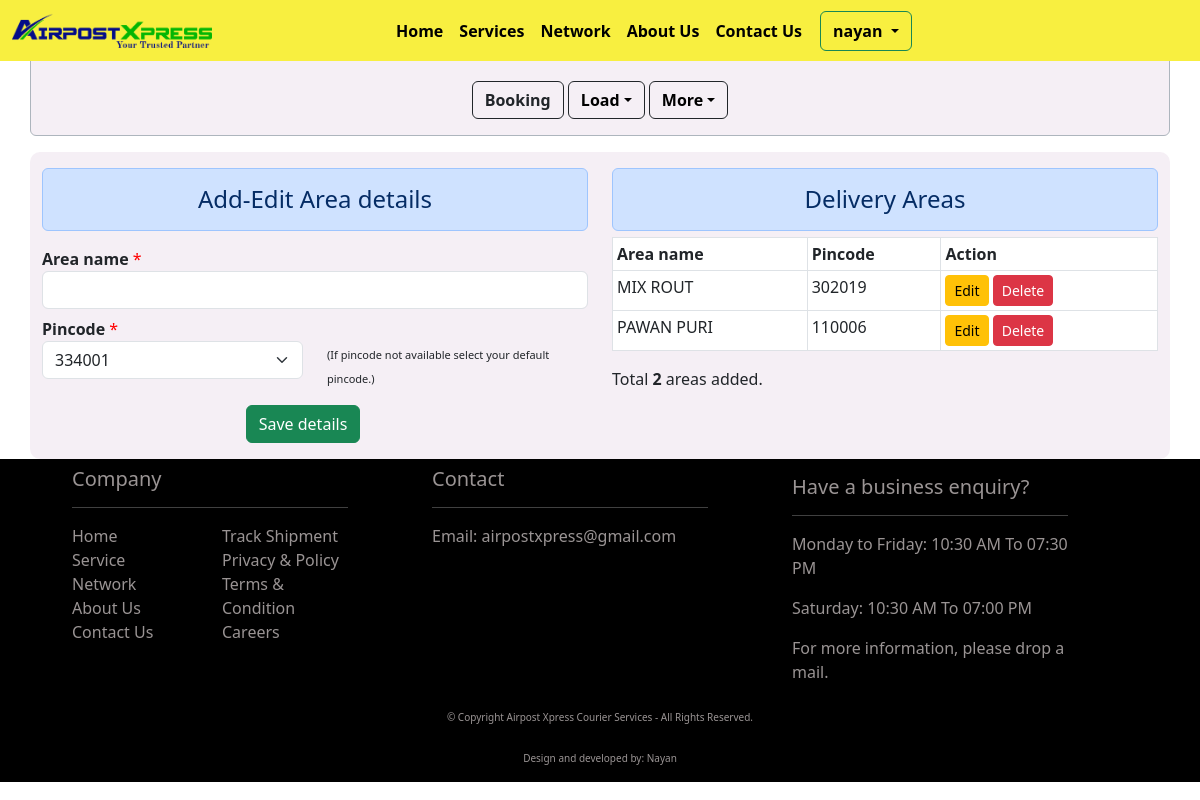
Screenshot of /area_master (signed in) with the database file from the repository.
### api/models.py (models this page shows, shortened)
class AreaMaster(models.Model):
    area_name = models.CharField(max_length=350, blank=False, null=True)
    pincode = models.ForeignKey(BranchNetwork, on_delete=models.CASCADE, blank=False, null=True, related_name="pin_code")
    user = models.ForeignKey(User, on_delete=models.CASCADE, blank=False, null=True, related_name="user_details")
    created_at = models.DateTimeField(auto_now_add=True, null=True)
    class Meta:
        verbose_name_plural = "Area Master"

class BranchNetwork(models.Model):
    user = models.ForeignKey(User, on_delete=models.CASCADE, blank=False, null=True)
    branch_name = models.CharField(max_length=256)
    contact_person = models.CharField(max_length=256, null=True, blank=True)
    branch_incharge_number = models.BigIntegerField()
    office_number = models.BigIntegerField(null=True, blank=True)
    office_lane_line_number = models.CharField(max_length=25, null=True, blank=True)
    email = models.EmailField(max_length=256, blank=True, null=True)
    pincode = models.IntegerField(unique=True)
    country = models.ForeignKey(Country, on_delete=models.CASCADE, null=True, blank=False)
    state = models.ForeignKey(State, on_delete=models.CASCADE, null=False, blank=False, default="")
    zone = models.ForeignKey(Destination, on_delete=models.CASCADE)
    area_name = models.CharField(max_length=256, null=True, blank=True)
    address = models.TextField(blank=True, null=True)
    status = models.CharField(max_length=256, choices=OFFICE_NETWORKS)
    class Meta:
        verbose_name_plural = "Branch network master"

### api/views.py (the view)
# urls.py: path(r"area_master", area_master, name="area_master"),
@login_required(login_url="login_auth")
def area_master(request):
    areas = AreaMaster.objects.filter(user=request.user)
    pincodes = BranchNetwork.objects.all()
    total_areas = len(areas)
    context = {"areas": areas, "total_areas": total_areas, "pincodes": pincodes}
    return render(request, "area_master.html", context)

### api/templates/area_master.html (shortened to what this page needs)
{% extends 'base.html' %}{% load static %}{% block title %}Area master{% endblock title %}{% block content %}
<div class="container back_color">
    <div class="row">
        <div class="col-md-6 mt-3 border-dark">
            <h4 class="alert alert-primary text-center">Add-Edit Area details</h4>
            <form action="{% url 'save_area_master' %}" method="post">
                <label for="area_name"><b>Area name</b>
                    <span class="red_color">*</span>
                </label>
                <input type="text" id="area_name" name="area_name" class="form-control" required autofocus>
                <div class="row">
                    <div class="col-md-6 mt-2">
                        <label for="pincode"><b>Pincode</b>
                            <span class="red_color">*</span>
                        </label>
                        <select class="form-select mb-0" name="pincode" id="pincode" aria-label="Default select example" required>
                            {% for pincode in pincodes %}
                            <option value="{{ pincode.id }}">{{ pincode.pincode }}</option>
                            {% endfor %}
                        </select>
                    </div>
                    <div class="col-md-6 mt-2">
                        <label for="pincode"><b></b>
                            <span style="font-size: 11px;"><br>(If pincode not available select your default pincode.)</span>
                        </label>
                    </div>
                    <div class="row">
                        <div class="col-12 text-center mt-3 mb-3">
                            <button type="submit" class="btn btn-success">Save details</button>
                        </div>
                    </div>
                </div>
            </form>
        </div>
        <div class="col-md-6 mt-3">
            <h4 class="alert alert-primary text-center" tabindex="0">Delivery Areas</h4>
            <div class="table-responsive">
                <table class="table table-hover table-bordered table-sm booked_data">
                    <thead>
                        <tr>
                            <th scope="col">Area name</th>
                            <th scope="col">Pincode</th>
                            <th scope="col">Action</th>
                        </tr>
                    </thead>
                    <tbody id="tbody">
                        {% for area in areas %}
                        <tr>
                            <td>{{ area.area_name }}</td>
                            <td>{{ area.pincode.pincode }}</td>
                            <td>
                                <input type="button" class="btn btn-warning btn-sm edit-btn" id="edit_area" value="Edit" data-sid="{{ area.id }}">
                                <input type="button" class="btn btn-danger btn-sm del-btn" id="delete_area" value="Delete" data-sid="{{ area.id }}">
                            </td>
                        </tr>
                        {% endfor %}
                    </tbody>
                </table>
            </div>
            <div class="text-start">
                <p id="total_areas">Total <b>{{ total_areas }}</b> areas added.</p>
            </div>
        </div>
    </div>
</div>
{% include 'area_ajax.html' %} {% endblock content %}

### api/templates/base.html (shortened to what this page needs)
<!DOCTYPE html>
<html lang="en">
<head>
    <meta name="viewport" content="width=device-width, initial-scale=1.0"> {% load static %}
    <link rel="stylesheet" href="{% static 'css\\index.css' %}">
    <link rel="stylesheet" href="{% static 'css\\tracking.css' %}">
    <link rel="stylesheet" href="{% static 'css\\dashboard.css' %}">
    <link href="https://cdn.jsdelivr.net/npm/bootstrap@5.3.0-alpha1/dist/css/bootstrap.min.css" rel="stylesheet">
    <link rel="stylesheet" href="https://cdnjs.cloudflare.com/ajax/libs/bootstrap-datepicker/1.9.0/css/bootstrap-datepicker.min.css" />
    <link rel="stylesheet" href="https://cdn.jsdelivr.net/npm/bootstrap-icons@1.10.3/font/bootstrap-icons.css">
</head>
<body>
    <nav class="navbar navbar-expand-lg navbar-default nav_color_spec fixed-top">
        <div class="container-fluid">
            <a class="navbar-brand" href="{% url 'home' %}">
                <img src="{% static 'img/airpost_logo.png' %}" alt="Airpost Xpress" class="img-fluid" id="nav_img">
            </a>
            <div class="collapse navbar-collapse" id="navbarSupportedContent">
                <div class="menu_btn">
                    <ul class="navbar-nav me-auto mb-2 mb-lg-0">
                        <li class="nav-item">
                            <a class="nav-link active hover-underline-animation" aria-current="page" href="{% url 'home' %}">Home</a>
                        </li>
                        <li class="nav-item">
                            <a class="nav-link hover-underline-animation" aria-current="page" href="{% url 'services' %}">Services</a>
                        </li>
                        <li class="nav-item">
                            <a class="nav-link hover-underline-animation" aria-current="page" href="{% url 'network' %}">Network</a>
                        </li>
                        <li class="nav-item">
                            <a class="nav-link hover-underline-animation" aria-current="page" href="{% url 'about_us' %}">About Us</a>
                        </li>
                        <li class="nav-item">
                            <a class="nav-link hover-underline-animation" aria-current="page" href="{% url 'ContactUS' %}">Contact Us</a>
                        </li>
                        {% if user.is_authenticated %}
                        <div class="btn-group">
                            <button type="button" class="btn btn-outline-success dropdown-toggle nav_login_btn" data-bs-toggle="dropdown" aria-expanded="false">
                                {{ user.username }}
                            </button>
                        </div>
                        {% else %}
                        <li class="nav-item">
                            <a class="btn btn-outline-success nav_login_btn" aria-current="page" href="{% url 'login_auth' %}">Login</a>
                        </li>
                        {% endif %}
                    </ul>
                </div>
            </div>
        </div>
    </nav>
    {% if user.is_authenticated %}
    <div class="container mt-5 alert alert-dark back_color">
        <div class="row justify-content-center">
            <div class="col-md-6 text-center">
                <a href="{% url 'booking_dashboard' %}" class="text-decoration-none btn btn-outline-dark mt-3"><b>Booking</b></a>
                <div class="btn-group">
                    <button type="button" class="btn btn-outline-dark mt-3 dropdown-toggle nav_login_btn mx-0" data-bs-toggle="dropdown" aria-expanded="false">Load</button>
                </div>
                <div class="btn-group">
                    <button type="button" class="btn btn-outline-dark mt-3 dropdown-toggle nav_login_btn mx-0" data-bs-toggle="dropdown" aria-expanded="false">More</button>
                </div>
            </div>
        </div>
    </div>
    {% endif %}
    {% block content %} {% endblock content %}
    <div class="container-fluid bg-black">
        <div class="row justify-content-evenly">
            <div class="col-md-3 mb-5">
                <h5 class="link-text-decor pt-2">Company</h5>
                <hr class="bold-lines">
                <div class="row">
                    <div class="col-6">
                        <a href="{% url 'home' %}" class="link-text-decor mt-5">Home</a><br>
                        <a href="{% url 'services' %}" class="link-text-decor mt-5">Service</a><br>
                        <a href="{% url 'network' %}" class="link-text-decor mt-5">Network</a><br>
                        <a href="{% url 'about_us' %}" class="link-text-decor">About Us</a><br>
                        <a href="{% url 'ContactUS' %}" class="link-text-decor">Contact Us</a><br>
                    </div>
                    <div class="col-6">
                        <a href="tracking" class="link-text-decor">Track Shipment</a><br>
                        <a href="" class="link-text-decor">Privacy & Policy</a><br>
                        <a href="" class="link-text-decor">Terms & Condition</a><br>
                        <a href="" class="link-text-decor">Careers</a><br>
                    </div>
                </div>
            </div>
            <div class="col-md-3">
                <h5 class="link-text-decor pt-2">Contact</h5>
                <hr class="bold-lines">
                <a href="mailto:airpostxpress@gmail.com" class="link-text-decor">Email: airpostxpress@gmail.com</a>
            </div>
            <div class="col-md-3">
                <h5 class="link-text-decor pt-3">Have a business enquiry?</h5>
                <hr class="bold-lines">
                <p class="link-text-decor">Monday to Friday: 10:30 AM To 07:30 PM</p>
                <p class="link-text-decor">Saturday: 10:30 AM To 07:00 PM</p>
                <p class="link-text-decor">For more information, please drop a mail.</p>
            </div>
            <br>
            <p class="link-text-decor text-center sm_in_sm">&#169; Copyright {{ today_date }} Airpost Xpress Courier Services - All Rights Reserved.</p>
            <p class="link-text-decor text-center sm_in_sm">Design and developed by: Nayan</p>
        </div>
    </div>
</body>
</html>

### api/static/css/index.css (style rules this page uses)
#nav_img { width: 200px; }
.menu_btn { padding-left: 160px; font-weight: bold; }
.nav_login_btn { color: black !important; font-weight: bold !important; margin-left: 10px !important; }
.hover-underline-animation { display: inline-block; position: relative; color: #000000 !important; }
.hover-underline-animation:after { content: ''; position: absolute; width: 100%; transform: scaleX(0); height: 2px; bottom: 0; left: 0; background-color: #07c627; transform-origin: bottom right; transition: transform 0.25s ease-out; }
.bold-lines { font-weight: bolder; color: white; }
.link-text-decor { text-decoration: none; color: rgb(154, 148, 148); }
.nav_color_spec { background: rgb(248, 239, 64); }
@media screen and (max-width: 1200px) { .sm_in_sm { padding-top: 10px; font-size: 10px; } }

### api/static/css/dashboard.css (style rules this page uses)
.table-responsive { margin-top: -10px; max-height: 450px !important; }
.back_color { background-color: rgba(240, 230, 240, 0.628) !important; border-radius: 10px; }
.red_color { color: red !important; }

### rows the page displays
AreaMaster: area_name "MIX ROUT", pincode.pincode "302019"
AreaMaster: area_name "PAWAN PURI", pincode.pincode "110006"

### other values shown
{{ user.username }} "nayan"
{{ total_areas }} "2"
form field pincode "334001"
